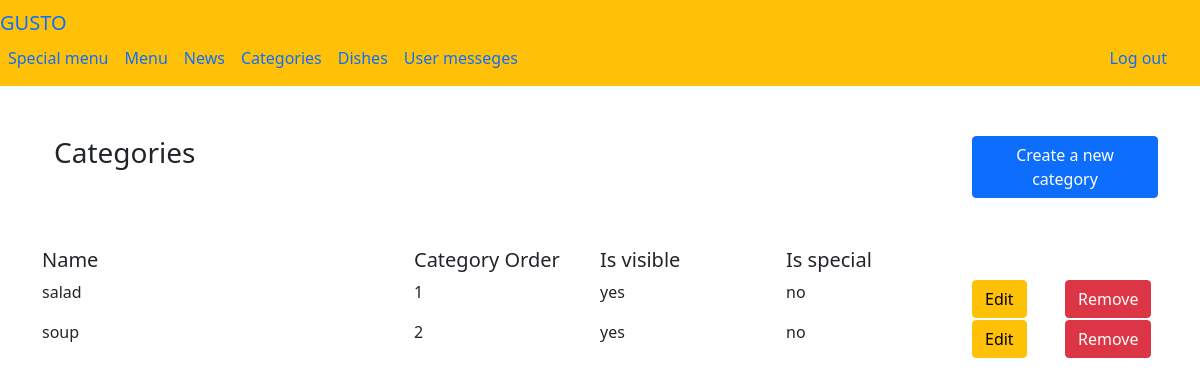
/menu/categories/ (signed in), run on the app's committed database.
### main_gusto/models.py (models this page shows, shortened)
class Category(models.Model):
    title = models.CharField(max_length=50)
    category_order = models.IntegerField()
    is_visible = models.BooleanField(default=True)
    is_special = models.BooleanField(default=False)

### menu_gusto/views.py (the view)
# urls.py: path('categories/',categories),
def categories(request):
    categories = Category.objects.all()
    return render(request, 'categories.html', {'categories': categories})

### menu_gusto/templates/categories.html
{%  extends 'base.html' %}
{% block content %}
    {% if 'manager' in user.groups.all.0.name or user.is_staff %}
    <div class="container">
    <div style="margin: 50px 0" class="row"><h3 class="col-md-10">Categories   </h3><a href="/menu/create_category" class="col-md-2 btn btn-primary">Create a new category</a></div>
        <div class="row">
                <div  class="row">
                    <div class="col-md-4"><h5>Name</h5></div>
                    <div class="col-md-2"><h5>Category Order</h5></div>
                    <div class="col-md-2"><h5>Is visible</h5></div>
                    <div class="col-md-2"><h5>Is special</h5></div>
                </div>
            {% for item in categories %}
                <div class="row">
                    <div class="col-md-4">{{ item.title }}</div>
                    <div class="col-md-2">{{ item.category_order }}</div>
                    <div class="col-md-2"><p>{% if item.is_visible %}yes{% else %}no{% endif %}</p></div>
                    <div class="col-md-2"><p>{% if item.is_special %}yes{% else %}no{% endif %}</p></div>
                    <div class="col-md-1"><a class="btn btn-warning" href="/menu/edit_category/{{ item.id }}">Edit</a></div>
                    <div margin class="col-md-1"><a class="btn btn-danger" href="/menu/delete_category/{{ item.id }}">Remove</a></div>
                </div>
            {% endfor %}
        </div>
    </div>
     {% else %}
        <h1 align="center">You do not have access to this page</h1>
    {% endif %}
{% endblock %}

### data on the page
Category: title "salad", category_order "1", is_visible "yes", is_special "no"
Category: title "soup", category_order "2", is_visible "yes", is_special "no"
